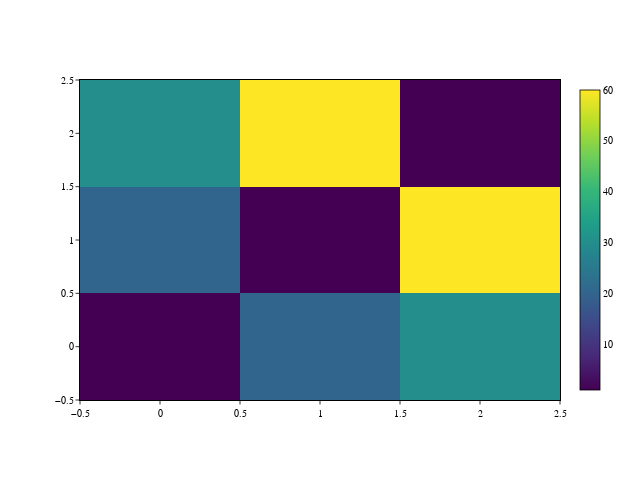

The notebook cell this image was saved under:
### Code cell
import plotly.graph_objects as go

# Example 3×3 data
z = [
    [1, 20, 30],
    [20, 1, 60],
    [30, 60, 1]
]

fig = go.Figure(data=go.Heatmap(
    z=z,
    colorscale='Viridis',  # matches Matplotlib's default 'viridis' colormap
    showscale=True,
    colorbar=dict(
        thickness=20,               # bar thickness in pixels
        outlinewidth=0.8,           # border width (pts)
        outlinecolor='black',       # border color
        ticklen=3.5,                # tick length (pts)
        tickwidth=0.8,              # tick width (pts)
        tickcolor='black',          # tick color
        tickfont=dict(
            size=10,                # tick label font size
            family='sans-serif',    # tick label font family
            color='black'
        )
    )
))

fig.update_layout(
    width=640,                      # 6.4 in × 100 dpi :contentReference[oaicite:10]{index=10}
    height=480,                     # 4.8 in × 100 dpi :contentReference[oaicite:11]{index=11}
    font=dict(
        family='sans-serif',        # default font family :contentReference[oaicite:12]{index=12}
        size=10,                    # default font size :contentReference[oaicite:13]{index=13}
        color='black'
    ),
    paper_bgcolor='white',          # matches figure.facecolor :contentReference[oaicite:14]{index=14}
    plot_bgcolor='white',           # matches axes.facecolor :contentReference[oaicite:15]{index=15}
    margin=dict(l=80, r=80, t=80, b=80),
    xaxis=dict(
        showline=True,
        linecolor='black',          # spine color :contentReference[oaicite:16]{index=16}
        mirror=True,                # show all four spines
        ticks='outside',
        ticklen=3.5,                # tick length :contentReference[oaicite:17]{index=17}
        tickwidth=0.8,              # tick width :contentReference[oaicite:18]{index=18}
        tickcolor='black'
    ),
    yaxis=dict(
        showline=True,
        linecolor='black',          # spine color :contentReference[oaicite:19]{index=19}
        mirror=True,
        ticks='outside',
        ticklen=3.5,                # tick length :contentReference[oaicite:20]{index=20}
        tickwidth=0.8,              # tick width :contentReference[oaicite:21]{index=21}
        tickcolor='black'
    ),
)

fig.show()

### Figure 1 — Plotly figure (JSON) as saved in the notebook; plotly's stock layout.template omitted (floating-point values rounded to 4 significant figures)
{"data": [{"colorbar": {"outlinecolor": "black", "outlinewidth": 0.8, "thickness": 20, "tickcolor": "black", "tickfont": {"color": "black", "family": "sans-serif", "size": 10}, "ticklen": 3.5, "tickwidth": 0.8}, "colorscale": [[0, "#440154"], [0.1111, "#482878"], [0.2222, "#3e4989"], [0.3333, "#31688e"], [0.4444, "#26828e"], [0.5556, "#1f9e89"], [0.6667, "#35b779"], [0.7778, "#6ece58"], [0.8889, "#b5de2b"], [1, "#fde725"]], "showscale": true, "type": "heatmap", "z": [[1, 20, 30], [20, 1, 60], [30, 60, 1]]}], "layout": {"font": {"color": "black", "family": "sans-serif", "size": 10}, "height": 480, "margin": {"b": 80, "l": 80, "r": 80, "t": 80}, "paper_bgcolor": "white", "plot_bgcolor": "white", "width": 640, "xaxis": {"linecolor": "black", "mirror": true, "showline": true, "tickcolor": "black", "ticklen": 3.5, "ticks": "outside", "tickwidth": 0.8}, "yaxis": {"linecolor": "black", "mirror": true, "showline": true, "tickcolor": "black", "ticklen": 3.5, "ticks": "outside", "tickwidth": 0.8}}}
